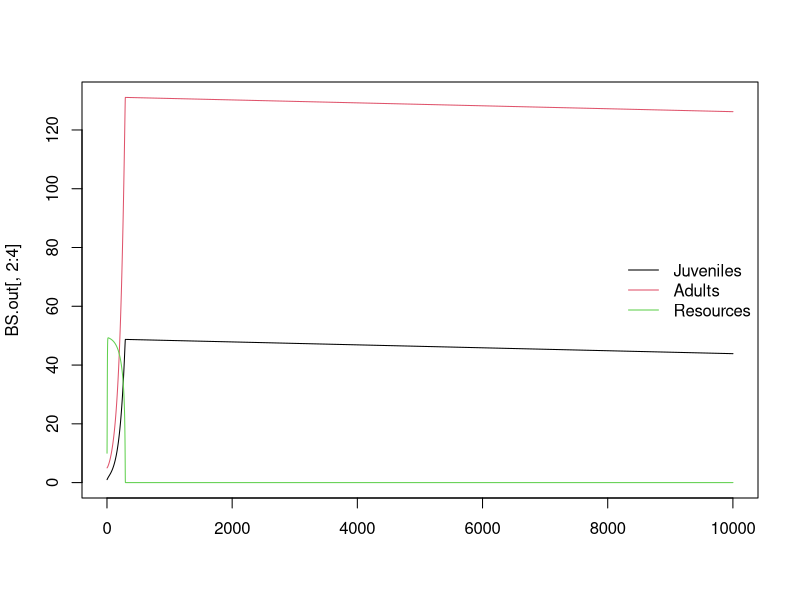

R code for this plot:

library(deSolve)

#### PARAMETERS ################################################################

# z: adult to juvenile size ratio
z<-0.02
# p: adult modifier on production of juveniles
# can use to modify stage structure, seems like it needs to be <1
p<-0.06
# sig: conversion efficiency of resource to useful energy for fish
sig<-0.75
# M: maximum ingestion rate
# make mass specific?
M<-0.5
# H: andling time - speed at which fish can eat resources, smaller is faster
H<-3
# uJ: juvenile mortality
uJ<-0.005
# uA: adult mortality
uA<-0.005
# uR: resource mortality
# will be useful when we add temp dependence
uR<-0.005
# t: costs of maintaining somatic growth/turnover
# i.e. base level of resource intake you must exceed to mature/reproduce
t<-0.01
# r: resource growth rate
r<-5
# K: resource carrying capacity
K<-50
# B: adult reproductive rate
B<-0.5

# have to tell desolve which parameters to care about
parms<-c(z=z, p=p, sig=sig, M=M, H=H, uJ=uJ, uA=uA, uR=uR, t=t, r=r, K=K, B=B)

#### ODE FUNCTIONS #############################################################

# ca: functional response for adults
# cj: functional response for juveniles
# mj: juvenile maturation rate
# ra: reproduction per adult
# uA: mortality rate for adults
# uJ: mortality rate for uveniles

BaseStage<-function(t,y,p){
	{
		J<-y[1]
		A<-y[2]
		R<-y[3]
	}
	with(as.list(p),{
		ca<-M*(R/(H+R))
		cj<-M*(R/(H+R))
		ifelse(((sig*cj)-t)<0, mj<-0, mj<-(((sig*cj)-t)-uJ)/(1-z^(1-(uJ/((sig*cj)-T)))))
		ifelse(((sig*ca)-t)<0, ra<-0, ra<-((sig*ca)-t)*B)
		
		dJ.dt<- ra*A -mj*J - uJ
		
		dA.dt<- mj*J - uA -ra*p*A
		
		dR.dt<- r*R*(1-(R/K)) - cj*J - ca*A -uR
		
        return(list(c(dJ.dt,dA.dt,dR.dt)))
	})
}

#### SIMULATION ################################################################

# state variable initial conditions
J<-1
A<-5
R<-10
y <- c(J,A,R)
names(y) <- c("Juveniles", "Adults", "Resources")

# duration of simulation
end.time<-1000

# define how time works for simulation
days<-(seq(0,end.time,by=0.1))

# run desolve to simulate the model through time (days)
BS.out<-data.frame(ode(y=y,time=days,func=BaseStage, parms=parms))

matplot(BS.out[,2:4],type="l",lty=1,pch=0.5,col=1:3)
legend('right', names(y), lty=1,col=1:3, bty = "n")
